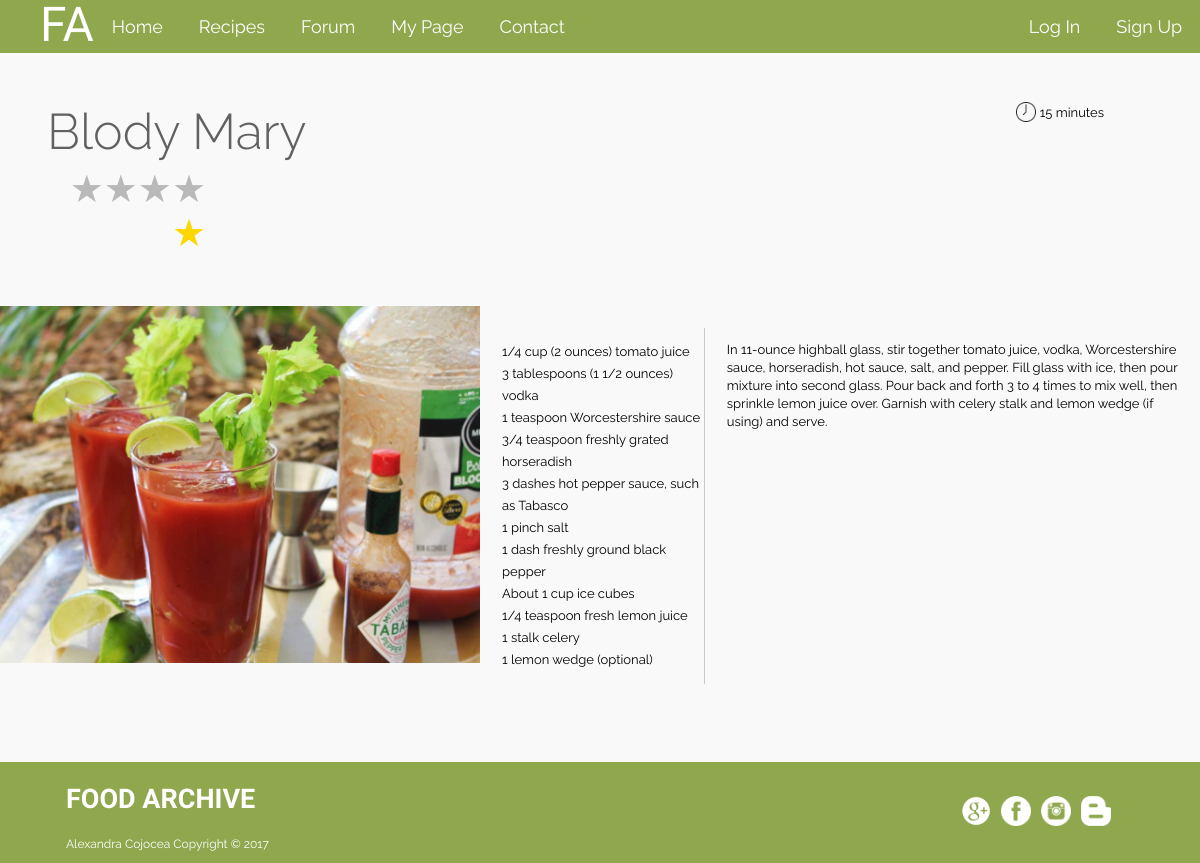
The page /onerecipe.php?id=235 on the database its author committed.
### tables this page shows
CREATE TABLE `recipe` (
  `id` int(11) NOT NULL,
  `name` varchar(100) NOT NULL,
  `description` longtext NOT NULL,
  `ingredients` text NOT NULL,
  `img` varchar(255) NOT NULL,
  `ratings` int(11) NOT NULL,
  `time` int(11) NOT NULL,
  `type` varchar(50) NOT NULL,
  `username` varchar(100) NOT NULL
);

### onerecipe.php (the view, shortened to what this page needs)
<?php
    include("config.php");
    include("header.php");
?>
<?php
    if($_GET['id']){
        $id = $_GET['id'];
        $sql="SELECT id, name, description, img, time, ingredients FROM recipe where id='$id'";
        $stmt = $db->prepare($sql);
        $stmt->bind_result($id, $name, $description, $image, $time, $ingredients);
        $stmt->execute();
        while ($stmt->fetch()) {
?>
<main>
    <div class="maincontainer_one">
        <h4 class="h4_onercp">
            <?php echo $name; ?>
        </h4>
        <div class="stars">
            <form class="rating" method="post">
                <label class="ratingstar hover" for="star5">&#9733</label>
                <label class="ratingstar hover" for="star4">&#9733</label>
                <label class="ratingstar hover" for="star3">&#9733</label>
                <label class="ratingstar hover" for="star2">&#9733</label>
                <label class="hover ratingstar" for="star1">&#9733</label>
            </form>
        </div>
        <div class="icon_containter_onercp">
            <img class="icon_img_onercp" src="img/clock-icon.png">
            <span class="icon_text_onercp"> <?php echo "$time minutes"; ?> </span> <br>
        </div>
    </div>
    <div class="div_img_onercp">
        <aside class="imgaside_onercp">
            <img class="bigimg_onercp" src='img/<?php echo $image; ?>'>
        </aside>
        <article class="article_onercp">
            <div class="ingredients-onercp"><p> <?php echo $ingredients; ?></p></div>
            <div class="description-onercp"><p> <?php echo $description; ?> </p></div>
        </article>
    </div>
</main>
<?php
        }
    }
    include ('footer.php');
?>

### style.css (style rules this page uses)
body, html { margin: 0; background-color: #f9f9f9; }
main { margin: 0; background-color: #f9f9f9; min-height: 89%; box-sizing: border-box; overflow: hidden; }
.ratingStar { font-size: 38px; color: #b9b9b9; }
.stars { overflow: hidden; align-items: left; margin-bottom: 4px; width: 159px; }
.rating > label { float: right; }
.rating > input:checked ~ label, .rating:not(:checked) > label:hover, .rating:not(:checked) > label:hover ~ label { color: #FFD700; }
.rating .hover { pointer-events: none; }
h4 { margin: 0; font-size: 22px; color: #616161; display: inherit; font-family: raleway; font-weight: 300; text-transform: capitalize; }
.maincontainer_one { padding: 47px; position: relative; }
.h4_onercp { font-size: 50px; line-height: 70px; }
.icon_containter_onercp { position: absolute; top: 46px; right: 6em; }
.icon_img_onercp { width: 20px; margin: 6px 0 -5px 0; }
.icon_text_onercp { font-family: raleway; font-size: 13px; }
.div_img_onercp { overflow: hidden; padding-bottom: 30px; }
.imgaside_onercp { float: left; width: 40%; overflow: hidden; }
.bigimg_onercp { width: 100%; image: cover; }
.article_onercp { width: 60%; float: right; padding: 22px; box-sizing: border-box; }
.ingredients-onercp { float: left; width: 30%; box-sizing: border-box; border-right: 1px solid #c7c7c7; min-height: 43%; }
.ingredients-onercp > p { font-family: raleway; font-size: 13px; white-space: pre-line; line-height: 22px; }
.description-onercp { float: right; width: 70%; padding-left: 22px; box-sizing: border-box; }
.description-onercp > p { font-size: 13px; font-family: raleway; line-height: 18px; white-space: pre-line; }
.ratingstar { cursor: pointer; }

### rows shown on the page
recipe: name "Blody Mary", time "15", img (picture), ingredients "1/4 cup (2 ounces) tomato juice 3 tablespoons (1 1/2 ounces) vodka 1 teaspoon Worcestershire sauce 3/4 teaspoon freshly grated horseradish 3 dashes hot pepper sauce, such as Tabasco 1 pinch salt 1 dash freshly ground black pepper About 1 cup ice cubes 1/4 teaspoon fresh lemon juice 1 stalk celery 1 lemon wedge (optional)", description "In 11-ounce highball glass, stir together tomato juice, vodka, Worcestershire sauce, horseradish, hot sauce, salt, and pepper. Fill glass with ice, then pour mixture into second glass. Pour back and forth 3 to 4 times to mix well, then sprinkle lemon juice over. Garnish with celery stalk and lemon wedge (if using) and serve."
